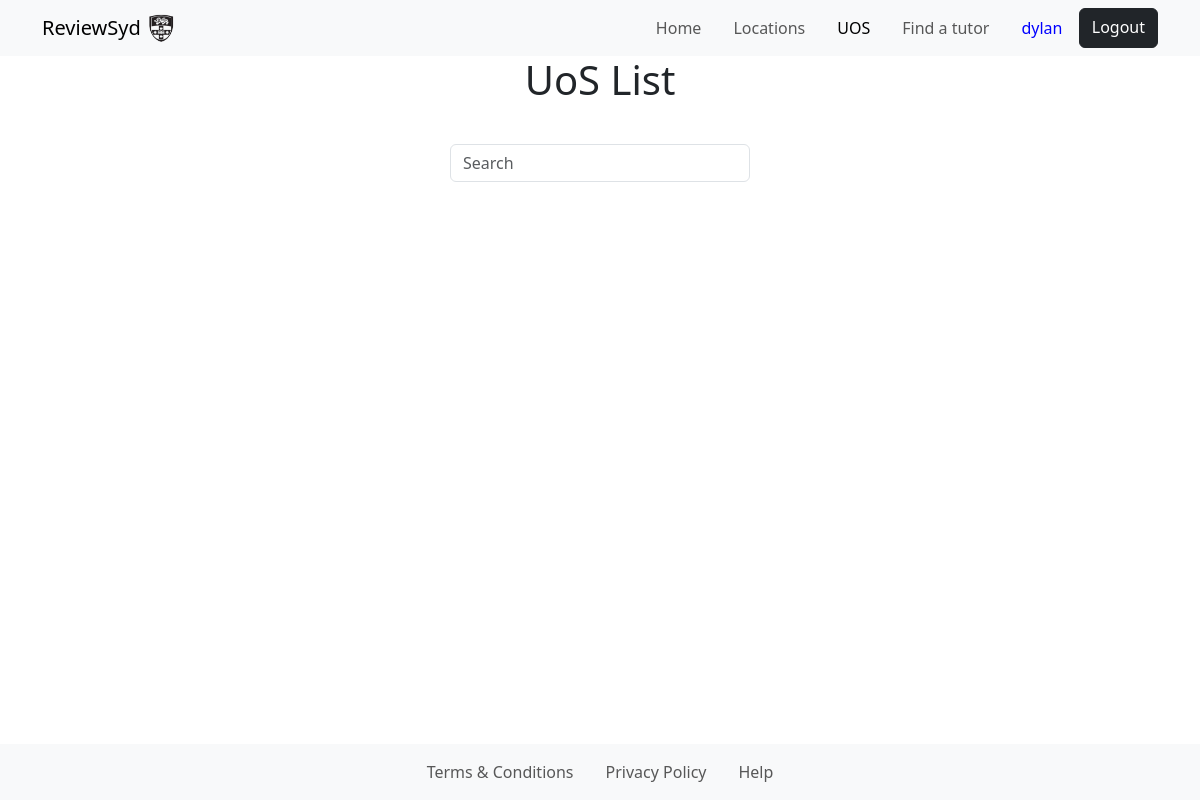
/UoSList/ (signed in), run on an earlier commit of the app's database.
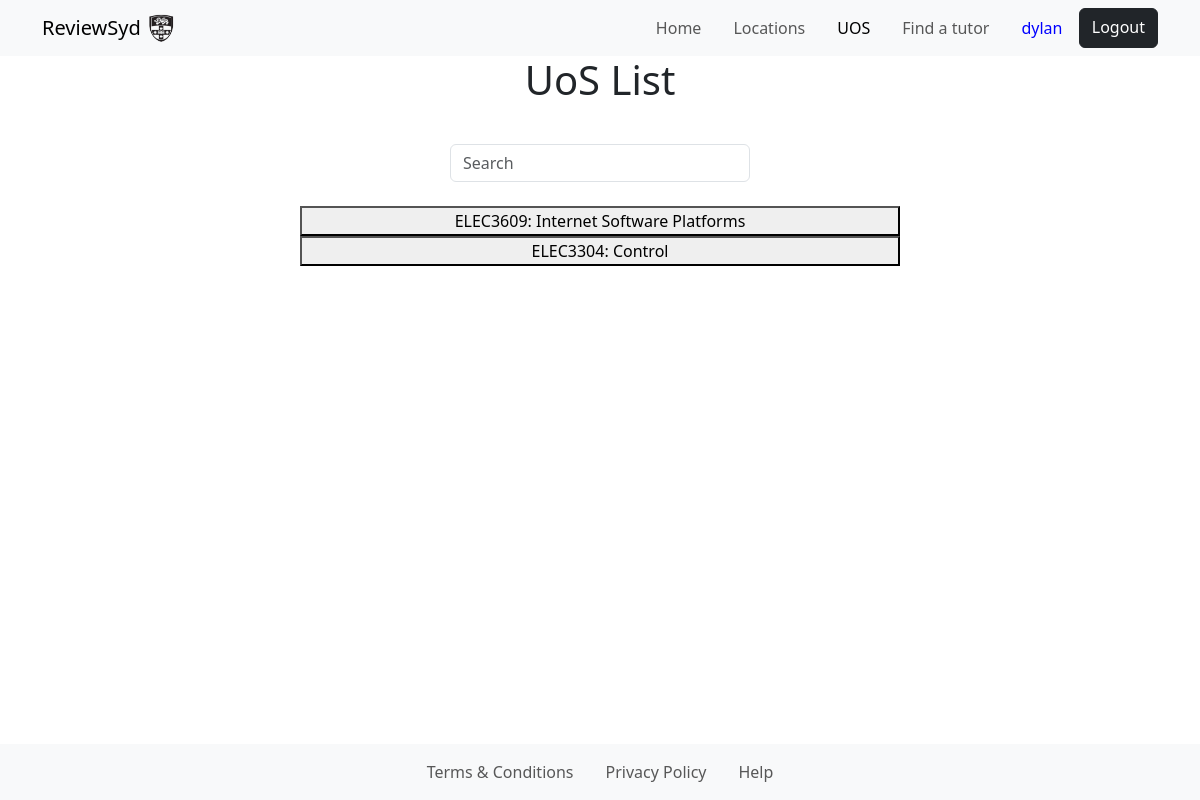
And on a later commit of the database.
### myapp/models.py (models this page shows)
class UoS(models.Model):
    code = models.CharField(max_length=255)
    name = models.CharField(max_length=255)

### myapp/views.py (the view)
# urls.py: path("UoSList/", views.UoSList, name="UoSList"),
@login_required
def UoSList(request):
    results=UoS.objects.all()
    return render(request, "UoSList.html", {"UoStudies": results, "navbar": "uos"})

### myapp/templates/UoSList.html (shortened to what this page needs)
{%extends "hf.html"%}{%block title%}UoS List{%endblock%}
{%block content%}
<div class="font-weight-bold h1 pb-3 text-center">UoS List</div>
<div class="input-group rounded w-25 mx-auto py-3">
    <input type="search" id="search" class="form-control rounded" placeholder="Search" aria-label="Search" aria-describedby="search-addon" />
</div>
<div id="UoS" class="mx-auto w-50 pt-2 text-center">
    {%for UoS in UoStudies%}
        <div>
            <button class="w-100" onclick="location.href = '/UoS/{{UoS.name}}/'">
                {{UoS.code}}: {{UoS.name}}
            </button>
        </div>
    {%endfor%}
</div>
{%endblock%}

### myapp/templates/hf.html (shortened to what this page needs)
{% load static %}
<!DOCTYPE html>
<html>
    <head>
        <link rel="stylesheet" href="{% static 'style.css' %}">
        <link href="https://cdn.jsdelivr.net/npm/bootstrap@5.3.2/dist/css/bootstrap.min.css" rel="stylesheet">
    </head>
    <body>
        <body>
            <nav class="navbar navbar-expand-lg navbar-light bg-light">
                <div class="container">
                    <a class="navbar-brand" href="{% url 'location list' %}">
                        ReviewSyd
                        <img
                            src="/static/images/logo.png"
                            width="30"
                            height="30"
                            class="d-inline-block align-top"
                            alt=""
                        />
                    </a>
                    <div
                        class="collapse navbar-collapse justify-content-end"
                        id="navbarNav"
                    >
                        <ul class="navbar-nav">
                            <li class="nav-item">
                                <a
                                    class="nav-link {% if navbar == 'home' %} active {% endif %} me-3"
                                    aria-current="page"
                                    href="{% url 'location list' %}"
                                    >Home</a
                                >
                            </li>
                            <li class="nav-item">
                                <a
                                    class="nav-link {% if navbar == 'locationsMap' %} active {% endif %} me-3"
                                    aria-current="page"
                                    href="{% url 'locationsMap' %}"
                                    >Locations</a
                                >
                            </li>
                            <li class="nav-item">
                                <a
                                    class="nav-link {% if navbar == 'uos' %} active {% endif %} me-3"
                                    aria-current="page"
                                    href="{% url 'UoSList' %}"
                                    >UOS</a
                                >
                            </li>
                            <li class="nav-item">
                                <a
                                    class="nav-link {% if navbar == 'tutor' %} active {% endif %} me-3"
                                    aria-current="page"
                                    href="{% url 'findTutor' %}"
                                    >Find a tutor</a
                                >
                            </li>
                            {% if user.is_authenticated %}
                                <li class="nav-item">
                                    <a href="{% url 'accountSettings' %}" class="nav-link" style="color: blue;">{{ user.first_name }} &nbsp;</a>
                                </li>
                            {% endif %}
                            {% if not user.is_authenticated %}
                                <a href="{% url 'login_view' %}" class="btn btn-primary rounded-2">Login</a>
                            {% else %}
                                <a href="{% url 'logout_view' %}" class="btn btn-dark rounded-2">Logout</a>
                            {% endif %}
                        </ul>
                    </div>
                </div>
            </nav>
            {% block content %}
            {% endblock content %}
            <nav class="navbar navbar-expand-lg navbar-light bg-light fixed-bottom" id="botNavbar">
                <div class="container-fluid justify-content-center" id="botNavbar">
                    <ul class="navbar-nav">
                      <li class="nav-item">
                        <a class="nav-link me-3" href="{% url 'terms and conditions' %}">Terms & Conditions</a>
                      </li>
                      <li class="nav-item">
                        <a class="nav-link me-3" href="{% url 'privacy' %}">Privacy Policy</a>
                      </li>
                      <li class="nav-item">
                        <a class="nav-link" href="{% url 'help' %}">Help</a>
                      </li>
                    </ul>
                </div>
            </nav>
        </body>
    </body>
</html>

What changed in the data, as far as the page shows it:
added UoS: code "ELEC3609", name "Internet Software Platforms"
added UoS: code "ELEC3304", name "Control"
